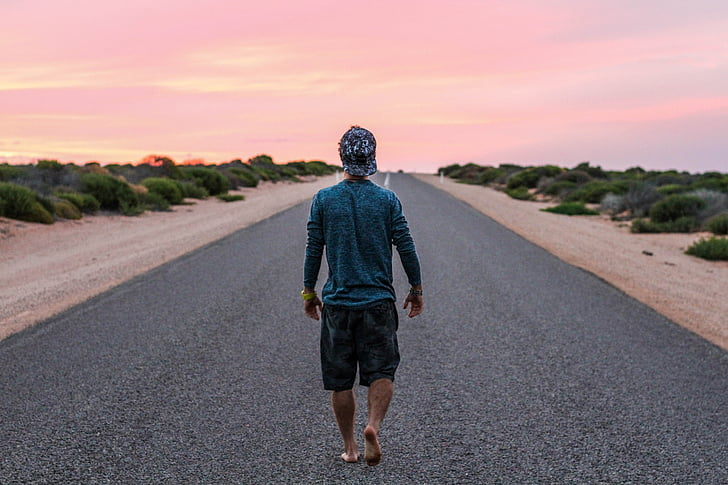
#> input picture test.jpg, 728 x 485 px
$ python -i path.py   (imports and definitions only)
#> lines starting #> are read from the running program, lines starting #| are printed output that depends on the picture
#> further down, picture is the input picture: shape (485, 728, 3); mean B, G, R 130, 127.6, 145.8
"""Tier 1 path guidance — clearest-path free-space + off-path drift (classic CV).

Two cheap, model-free signals that answer "where should I go / am I leaving the
path", built on things we already compute:

  clearest_path(dets, w, h)
      Split the lower frame into left / ahead / right corridors, score each by
      nearby-obstacle occupancy (YOLO boxes weighted by how close/low they are),
      and suggest the emptiest side when straight-ahead is clearly more blocked.

  path_drift(frame)
      Hough line edges in the lower frame -> dominant left/right path boundaries
      -> where the walkable path sits at your feet vs the frame centre. If it's
      off-centre with confidence, cue "ease left/right".

PathGuide bundles both with debounce + hysteresis and returns the messages to
publish. Advisory only, NORMAL priority — collision (CRITICAL) always wins.
It prefers the drift ("stay on path") cue over the clearer-side suggestion so
the two never contradict each other in the same breath.
"""
from __future__ import annotations

import math
from dataclasses import dataclass, field
from typing import Optional

import cv2
import numpy as np

# --- region of interest ---
ROI_TOP_FRAC = 0.5          # analyse the frame below this fraction of height

# --- clearest-path (free-space) ---
NEAR_FRAC = 0.45            # only obstacles whose box bottom is below this count
CLEAR_MARGIN = 0.35         # a side must be this much emptier (relative) than ahead
CLEAR_COOLDOWN = 3.0        # min seconds between clearer-side suggestions

# --- off-path drift (Hough boundaries) ---
CANNY_LO, CANNY_HI = 50, 150
HOUGH_THRESH = 40
MIN_LEN_FRAC = 0.20         # min line length as a fraction of frame width
MAX_GAP = 30
MIN_SLOPE = 0.36            # ~20 deg from horizontal (reject near-flat curbs)
MAX_SLOPE = 2.75           # ~70 deg (reject near-vertical poles/walls)
MIN_SUPPORT = 2            # min boundary lines needed on each side
DRIFT_THRESH = 0.18        # |offset| (fraction of half-width) before we cue
DRIFT_COOLDOWN = 3.0


@dataclass
class PathResult:
    scores: dict = field(default_factory=dict)      # corridor occupancy
    suggest: Optional[str] = None                   # "left"/"right"/None
    drift: dict = field(default_factory=dict)       # path_drift() output


# --------------------------------------------------------------------------- #
# Layer 1 — clearest-path free-space
# --------------------------------------------------------------------------- #
# [35 lines left out: function clearest_path, not called in this run]


# --------------------------------------------------------------------------- #
# Layer 2 — off-path drift from path-edge Hough lines
# --------------------------------------------------------------------------- #
def path_drift(frame) -> dict:
    """Estimate lateral offset of the walkable path at your feet vs frame centre.

    Returns dict: found, offset (-1..1, +=path is to your right), center_x (px),
    confidence, left_lines / right_lines (full-frame coords for overlay),
    roi_top. found is False (offset 0) unless both boundaries have support.
    """
    h, w = frame.shape[:2]
#> h = 485; w = 728
    roi_top = int(h * ROI_TOP_FRAC)
#> roi_top = 242
    roi = frame[roi_top:h, :]
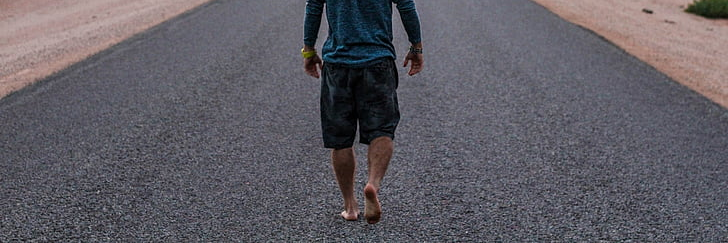
#> roi: shape (243, 728, 3); mean B, G, R 99.9, 92.2, 95.1
    out = {"found": False, "offset": 0.0, "center_x": w // 2,
           "confidence": 0, "left_lines": [], "right_lines": [], "roi_top": roi_top}
    if roi.size == 0:
        return out
    roi_h = h - roi_top
#> roi_h = 243

    gray = cv2.GaussianBlur(cv2.cvtColor(roi, cv2.COLOR_BGR2GRAY), (5, 5), 0)
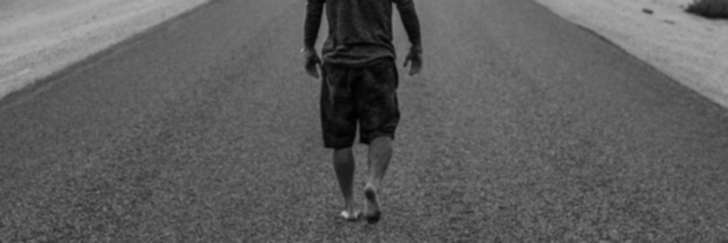
#> gray: shape (243, 728); min 1, max 186, mean 93.9
    edges = cv2.Canny(gray, CANNY_LO, CANNY_HI)
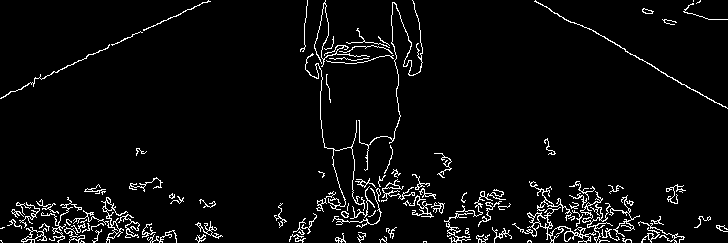
#> edges: shape (243, 728); 4.5% white in thin lines or dots
    segs = cv2.HoughLinesP(edges, 1, math.pi / 180, HOUGH_THRESH,
                           minLineLength=int(w * MIN_LEN_FRAC), maxLineGap=MAX_GAP)
#> segs = 23 rows, first 6: [1, 97, 208, 0], [2, 227, 211, 231], [448, 227, 683, 239], [317, 203, 498, 190], [0, 240, 216, 229], [326, 203, 509, 203]
    if segs is None:
        return out

    left_xb, right_xb = [], []          # x where a boundary crosses the bottom row
    left_lines, right_lines = [], []
    for seg in segs:
        x1, y1, x2, y2 = (int(v) for v in np.ravel(seg)[:4])
        if x2 == x1:
            continue
        slope = (y2 - y1) / (x2 - x1)
        if not (MIN_SLOPE <= abs(slope) <= MAX_SLOPE):
            continue
        x_bottom = x1 + (roi_h - y1) / slope     # extrapolate to ROI bottom row
        if not (-w <= x_bottom <= 2 * w):        # sanity clamp
            continue
        full = (x1, y1 + roi_top, x2, y2 + roi_top)
        if slope < 0:                            # bottom-left -> up-right = left edge
            left_xb.append(x_bottom); left_lines.append(full)
        else:                                    # bottom-right -> up-left = right edge
            right_xb.append(x_bottom); right_lines.append(full)
#> this loop made 23 passes
#> (x1, y1, x2, y2, slope) on passes 2 to 13: (2, 227, 211, 231, 0.0191), (448, 227, 683, 239, 0.0511), (317, 203, 498, 190, -0.0718), (0, 240, 216, 229, -0.0509), (326, 203, 509, 203, 0), (446, 225, 617, 231, 0.0351), (412, 210, 562, 205, -0.0333), (0, 228, 151, 223, -0.0331), (447, 230, 642, 240, 0.0513), (421, 208, 632, 201, -0.0332), (322, 199, 501, 196, -0.0168), (23, 242, 212, 232, -0.0529)
#> (x1, y1, x2, y2, slope, x_bottom, full) on passes 1, 23: (1, 97, 208, 0, -0.469, -310.6, (1, 339, 208, 242)), (6, 94, 203, 2, -0.467, -313.1, (6, 336, 203, 244))
#> after the loop, left_lines = [(1, 339, 208, 242), (6, 336, 203, 244)]; left_xb = [-310.6, -313.1]; right_lines = []; right_xb = []

    out["left_lines"], out["right_lines"] = left_lines, right_lines
    if len(left_xb) < MIN_SUPPORT or len(right_xb) < MIN_SUPPORT:
        return out                               # need both boundaries

    center_x = (float(np.median(left_xb)) + float(np.median(right_xb))) / 2.0
    out.update(found=True,
               center_x=int(center_x),
               offset=(center_x - w / 2) / (w / 2),
               confidence=min(len(left_xb), len(right_xb)))
    return out


# --------------------------------------------------------------------------- #
# Monitor — bundle both signals with debounce + hysteresis
# --------------------------------------------------------------------------- #
class PathGuide:
    # [57 lines left out: functions __init__, update, annotate_path, not called in this run]

>>> import cv2
>>> picture = cv2.imread('../test.jpg')
>>> result = path_drift(picture)
#> result = {'found': False, 'offset': 0, 'center_x': 364, 'confidence': 0, 'left_lines': [(1, 339, 208, 242), (6, 336, 203, 244)], 'right_lines': [], 'roi_top': 242}
